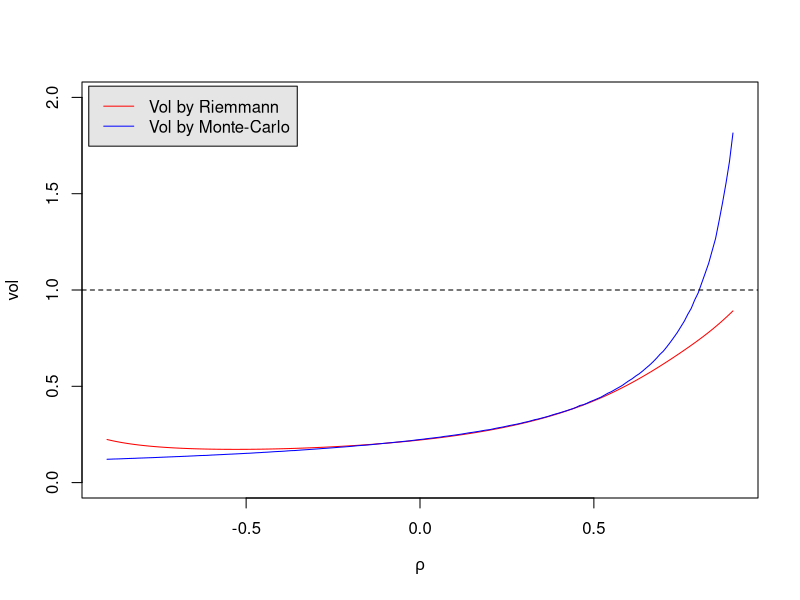
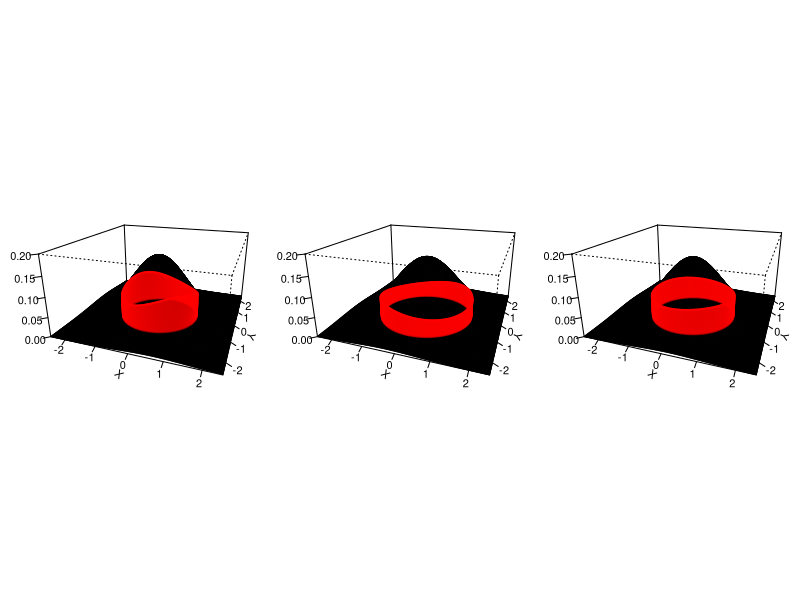
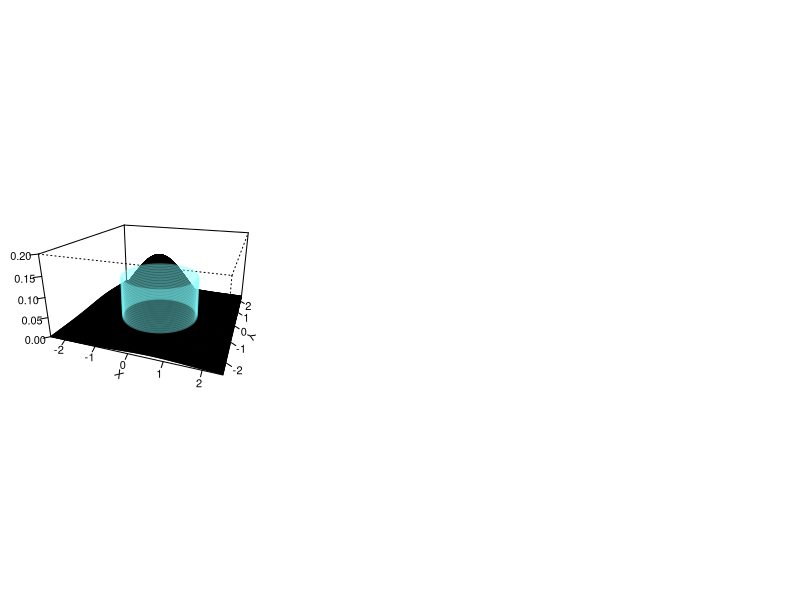

Recreate these plots in R, in order. (Note: this script raises an error after producing the figures.)
################################
### Librerias

 library(mvtnorm)

 dmvnorm2 <- function(x1,x2,...){
   x=cbind(x1,x2)
   y=dmvnorm(x,...)
   return(y)
 }

##############################################
########### Funciones ########################
 
# Funcion de autocorrelación del ARMA(1,1)
 rho_arma11 = function(j=1, phi=0.5, theta=0.25){
   rhoj=(1+theta*phi)*(phi+theta)/(1+2*theta*phi+theta^2)*phi^(j-1)
   return(rhoj)
 }

## Calculo de la probabilidad (Volumen)
 vol <- function(rho=0.5, r=1, m=10000){
   r=r/sqrt(2*(1-rho))
   index=1:m
   x1 <- x2 <- runif(m, -r*1.1, r*1.1)
   x=cbind(x1,x2)[index[x1^2+x2^2<r],]
   y=dmvnorm(x)
   return(mean(y)*pi*r^2)
 }  

## Calculo del volumen exacto por Riemmann
 vol2 <- function(rho=0.5, r=1){
   rj=r/sqrt(2*(1-rho))
   g <- function(x,...){ # funcion auxiliar
       den=1-rho*sin(2*x)
       num=1-exp(-rj^2/(2*(1-rho^2))*den)
       res=num/den
       return(res)
     }
   theta=seq(0, 2*pi,l=201)
   del=theta[2]-theta[1]
   gt=g(theta)
   res=(mean(gt[-1])+mean(gt[-201]))*sqrt(1-rho^2)/2 # promedio suma por exceso y defecto
  return(res)
 }

## proyeccion
 kop=function(vol, r=1, rho=0.5){
   rj=r/sqrt(2*(1-rho))
   kop=sqrt(-2*log(2*vol/rj^2)-log(1-rho^2))
   return(kop)
 }
   
 proy=function(k,rho){
   x=seq(-k*0.999,k*0.999, by=0.01)
   R=matrix(c(1,rho,rho,1), nc=2)
   R1=solve(R)
   discr=R1[1,2]^2*x^2-R1[2,2]*(R1[1,1]*x^2-k^2)
   y1=-(R1[1,2]*x+sqrt(discr))/R1[2,2]
   y2=-(R1[1,2]*x-sqrt(discr))/R1[2,2]
   return(data.frame(x=x,y1=y1,y2=y2))
 }
 
 
 ######################################################
 ## Funcion que grafica y calcula el volumen para p=2
 
 plot_areaP2 <- function(j=1, r=1, phi=-0.5, theta=0.25, opcion=1,...){
   rho=rho_arma11(j=j, phi=phi, theta=theta)
   R=matrix(c(1,rho,rho,1), nc=2)
   rj <- r/sqrt(2*(1-rho))
   V1=vol(rho=rho, r=r) # probabilidad aproximada
   V2=vol2(rho=rho, r=r) # probabilidad exacta
   k=kop(vol=V2, r=r, rho=rho)
   
   xyp=proy(rho=rho, k=k)
   alt=dmvnorm2(xyp$x[1], xyp$y1[1], sigma=R)
   V3=pi*rj^2*alt # volumen estimado por el cilindro
   print(c(V1,V2,V3))
   
   #############################
   ## Grafica 3D 
   
   x=seq(-2.5, 2.5, l=201)
   y=expand.grid(x,x)
   
   phi <- seq(0, 2*pi, len = 251)
   xr <- rj * cos(phi)
   yr <- rj * sin(phi)
   
   aux=matrix(y[,1]^2+y[,2]^2<rj^2, nc=length(x), nr=length(x))
   z=outer(x, x, dmvnorm2, sigma=R)
   
   # Grafica del volumen calculado directo
   if(opcion==1){
     
     op <- par(bg = "white", mai=c(0.1,0.3,0.1,0.1) )
     persp(x, x, z,  theta = 20, phi = 20, expand = 0.5, col = "gray99", 
           ltheta = 120, shade = 0.75, ticktype = "detailed", xlab = "X",
           ylab = "Y", zlab = "", zlim=c(0,0.20) ) -> res
     lines(trans3d(xr, yr, dmvnorm2(xr, yr, sigma=R), res), col = "red", lwd = 2)
     for(i in seq(0, 1, by=0.01)) 
       lines(trans3d(xr, yr, dmvnorm2(xr, yr, sigma=R)*i, res),
             col = heat.colors(10, alpha=0.25), lwd = 2)
     # title(main=expression(P(abs(Z)<r[h])), xlab=paste('h =',j))
   }
   
   # grafica del volumen del cilindro de por el valor medio
   if(opcion==2){
     op <- par(bg = "white", mai=c(0.1,0.3,0.1,0.1) )
     persp(x, x, z,  theta = 20, phi = 20, expand = 0.5, col = "gray99", 
           ltheta = 120, shade = 0.75, ticktype = "detailed", xlab = "X",
           ylab = "Y", zlab = "", zlim=c(0,0.20) ) -> res
     for(i in seq(0, alt, by=0.005)) 
       lines(trans3d(xr, yr, i, res), col = cm.colors(10, alpha=0.4), lwd = 2)
     #  title(main=expression(P(abs(Z)<r[h])), xlab=paste('h =',j))
     lines(trans3d(c(xyp$x,rev(xyp$x)), c(xyp$y1, rev(xyp$y2)), alt, res2), col = "blue", lwd = 2)
     lines(trans3d(c(xyp$x,rev(xyp$x)), c(xyp$y1, rev(xyp$y2)), 0, res2), col = "blue", lwd = 2)
   }
 }

##########################################
############ Ejemplos ####################
 
## Valor de la densidad de la normal multivariada 
 
 rho=rho_arma11() # por defecto
 R=matrix(c(1,rho,rho,1), nc=2)
 R
 dmvnorm(cbind(1:2,1:2), sigma=R)
 dmvnorm2(1:2,1:2, sigma=R)
 
## Comparación de la probabilidad en términos de rho
 
 rho2=0.9
 plot(seq(-rho2, rho2,by=0.01),sapply(seq(-rho2, rho2,by=0.01), vol2),
      type="l", xlab=expression(rho), ylab="vol", col="red", ylim=c(0,2))
 points(seq(-rho2, rho2,by=0.01),sapply(seq(-rho2, rho2,by=0.01), vol),
        type="l", col="blue")
 abline(h=1, lty=2)
 legend("topleft", legend=c("Vol by Riemmann", "Vol by Monte-Carlo"), 
        col=c("red","blue"), lty=1, bg="gray90", inset=0.01)
  # el metodo de monte-carlo tiene problemas para correlaciones altas

 r=2
 vol(rho=0, r=r) # Monte-Carlo (mientras menor r, mejor la aproximación)
 vol2(rho=0, r=r) # Integral de Riemmann
 1-exp(-r^2/4) # valor exacto 
 
#############################################
## Graficos

png("arma1_p2.png", width = 1024, height=480, res=120)
par(mfrow=c(1,3))
plot_areaP2(j=1, r=2, phi=-0.5, theta=0.25, opcion=1)
plot_areaP2(j=2, r=2, phi=-0.5, theta=0.25, opcion=1)
plot_areaP2(j=3, r=2, phi=-0.5, theta=0.25, opcion=1)
dev.off()

png("arma2_p2.png", width = 1024, height=480, res=120)
par(mfrow=c(1,3))
plot_areaP2(j=1, r=2, phi=-0.5, theta=0.25, opcion=2)
plot_areaP2(j=2, r=2, phi=-0.5, theta=0.25, opcion=2)
plot_areaP2(j=3, r=2, phi=-0.5, theta=0.25, opcion=2)
dev.off()

plot_areaP2(j=200, r=2, phi=-0.5, theta=0.25, opcion=2)
